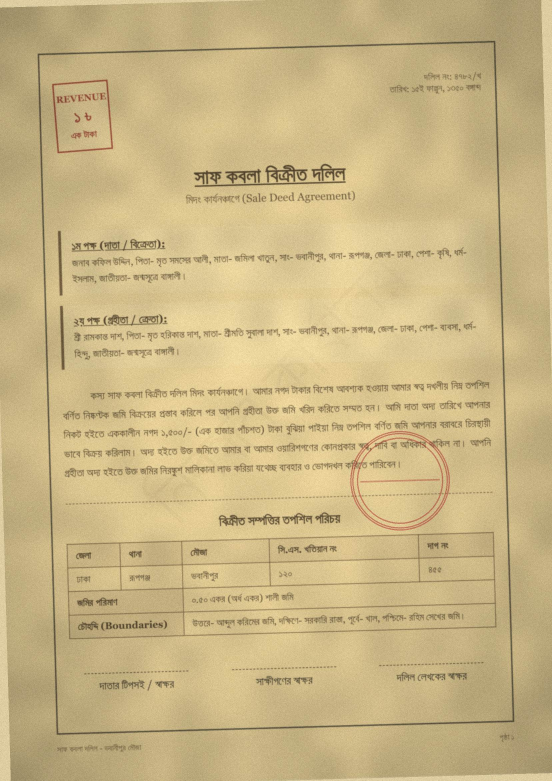
#> input picture database/sample_data/historical/Historical_Land_Deed_scan.jpg, 1656 x 2342 px (shown at 1/3 size); its folder holds only this picture in this run
$ python -i historical.py   (imports and definitions only)
#> lines starting #> are read from the running program, lines starting #| are printed output that depends on the picture; after the words box and inside, x2 and y2 are one past the last pixel; in counts of white or black regions, pixels touching at a corner belong together
### ai/preprocessing/ops.py
"""Pure image operations on numpy arrays (OpenCV). No I/O, no globals.

Angle convention: positive = counter-clockwise (same as PIL `Image.rotate` and
`cv2.getRotationMatrix2D`). `estimate_skew` returns the angle the content is rotated by;
`deskew` rotates by the opposite angle to undo it.
"""
from __future__ import annotations

import cv2
import numpy as np

MAX_SKEW_DEG = 10.0
_BG_FALLBACK = 255


def to_gray(img: np.ndarray) -> np.ndarray:
    if img.ndim == 2:
        return img.copy()
    if img.shape[2] == 4:
        return cv2.cvtColor(img, cv2.COLOR_BGRA2GRAY)
    return cv2.cvtColor(img, cv2.COLOR_BGR2GRAY)


# [4 lines left out: function denoise, not called in this run]


def clahe(gray: np.ndarray, clip_limit: float = 2.0, tile: int = 8) -> np.ndarray:
    return cv2.createCLAHE(clipLimit=clip_limit, tileGridSize=(tile, tile)).apply(gray)


def _ink(gray: np.ndarray) -> np.ndarray:
    """Binary mask, 1 where there is dark content (Otsu)."""
    _, bw = cv2.threshold(gray, 0, 1, cv2.THRESH_BINARY_INV | cv2.THRESH_OTSU)
    return bw


def _rotate(
    img: np.ndarray, angle: float, fill: int | tuple, interp: int = cv2.INTER_LINEAR
) -> np.ndarray:
    h, w = img.shape[:2]
    m = cv2.getRotationMatrix2D((w / 2.0, h / 2.0), angle, 1.0)
    return cv2.warpAffine(
        img, m, (w, h), flags=interp, borderMode=cv2.BORDER_CONSTANT, borderValue=fill
    )


def _score(ink: np.ndarray, trial: float) -> float:
    rows = _rotate(ink.astype(np.float32), trial, 0).sum(axis=1)
    return float(np.var(rows))


def estimate_skew(gray: np.ndarray, max_angle: float = MAX_SKEW_DEG) -> float:
    """Skew in degrees (CCW positive) via projection-profile search; 0.0 for blank pages."""
    scale = 800.0 / max(gray.shape[:2])
    small = gray
    if scale < 1:
        small = cv2.resize(gray, None, fx=scale, fy=scale, interpolation=cv2.INTER_AREA)
    ink = _ink(small)
    if ink.sum() < 20:
        return 0.0
    best_t, best_s = 0.0, -1.0
    for step, span, centre in ((1.0, max_angle, 0.0), (0.1, 1.0, None)):
        c = best_t if centre is None else centre
        t = c - span
        while t <= c + span + 1e-9:
            s = _score(ink, t)
            if s > best_s:
                best_t, best_s = t, s
            t += step
    return round(-best_t, 2)  # corrective trial angle is the opposite of the skew


def background_level(gray: np.ndarray) -> int:
    """Border fill value = median of the image border (white-ish paper)."""
    edge = np.concatenate([gray[0], gray[-1], gray[:, 0], gray[:, -1]])
    return int(np.median(edge)) if edge.size else _BG_FALLBACK


def deskew(img: np.ndarray, angle: float | None = None) -> tuple[np.ndarray, float]:
    """Return (corrected image, skew angle that was removed). Angles under 0.05 deg are ignored."""
    gray = to_gray(img)
    a = estimate_skew(gray) if angle is None else angle
    if abs(a) < 0.05:
        return img, 0.0
    fill = background_level(gray)
    return _rotate(img, -a, fill if img.ndim == 2 else (fill,) * img.shape[2], cv2.INTER_CUBIC), a


# [14 lines left out: function autocrop, not called in this run]

### ai/preprocessing/historical.py
"""Historical-scan clean-up (H2), used by Tesseract's `profile="historical"`.

Old deeds arrive as yellowed or brown paper with blotches, faded ink, red registry seals and
revenue stamps over the text, a faint diagonal watermark, some skew, and (phone photos) a page
that is not square to the camera. Steps, all on numpy arrays:

1. photo only: perspective correction when a page outline (4-corner contour, >= 40 % of the
   image) is found and is not already the whole frame
2. red / magenta ink (seals, stamps) is removed by colour: strongly red pixels become paper in
   the luminance image
3. background flattening: page / blurred background, so yellowing, blotches and shadows become
   white paper
4. watermark suppression: after flattening, anything lighter than WHITE_POINT is paper
5. deskew (`ops.deskew`)

Measured on the H0 scans (gold values found verbatim in the OCR text), each step left out in
turn: a 3x3 median blur and upscaling to 2000 px both made results worse (hd05 typed: 29 -> 8
and -> 21 of 40), and the red channel as grayscale lost contrast on yellow paper (hd05 scan
3 of 40 without flattening), so none of them is used.
"""
from __future__ import annotations

import cv2
import numpy as np

from ai.preprocessing import ops

WHITE_POINT = 215  # after flattening, lighter pixels are paper (faint watermark, paper grain)
BG_KERNEL_FRAC = 0.03  # background blur kernel = 3 % of the page width
RED_SAT, RED_VAL = 70, 60  # HSV saturation / value above which a red hue is stamp ink
PAGE_MIN_AREA = 0.4  # a page outline must cover 40 % of the photo


# [40 lines left out: functions _order, page_quad, unwarp, not called in this run]


def red_mask(rgb: np.ndarray) -> np.ndarray:
    """uint8 mask, 255 on red / magenta ink (registry seals, stamps)."""
    hsv = cv2.cvtColor(rgb, cv2.COLOR_RGB2HSV)
#> hsv: shape (2342, 1656, 3); mean H, S, V 21.4, 87.8, 201.8
    hue, sat, val = hsv[..., 0], hsv[..., 1], hsv[..., 2]
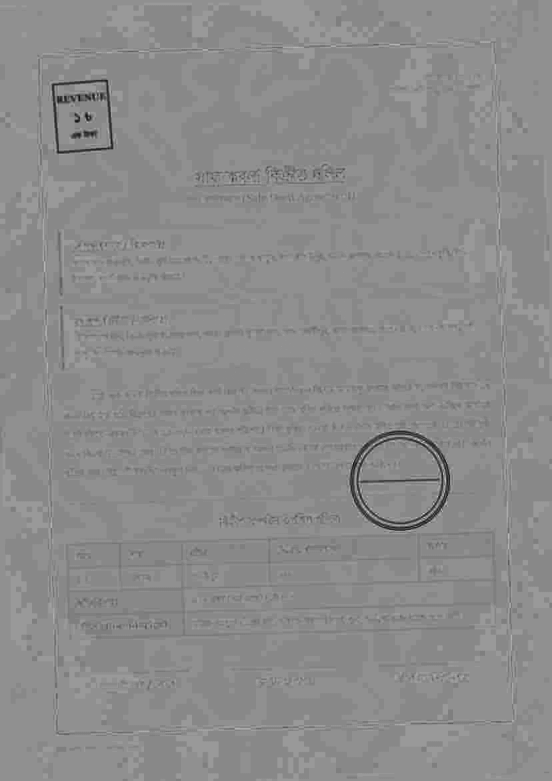
#> hue: shape (2342, 1656) (shown at 1/3 size); min 5, max 35, mean 21.4; drawn with min black and max white
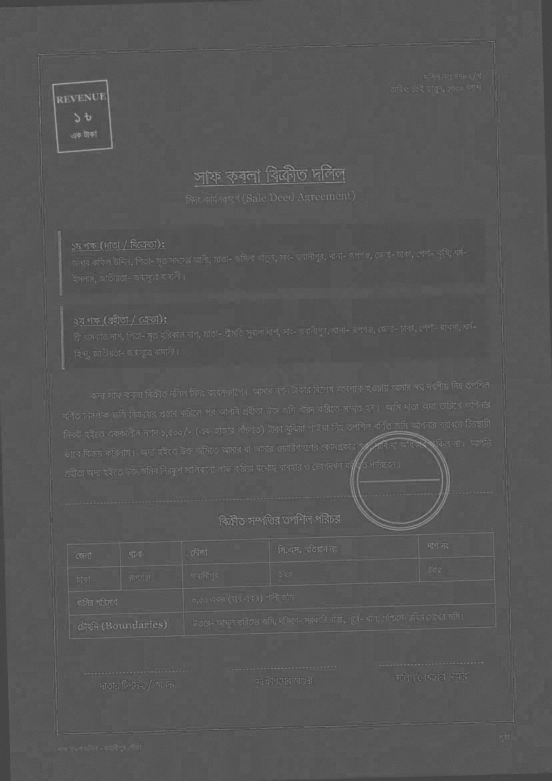
#> sat: shape (2342, 1656) (shown at 1/3 size); min 51, max 221, mean 87.8
    red = ((hue <= 10) | (hue >= 160)) & (sat >= RED_SAT) & (val >= RED_VAL)
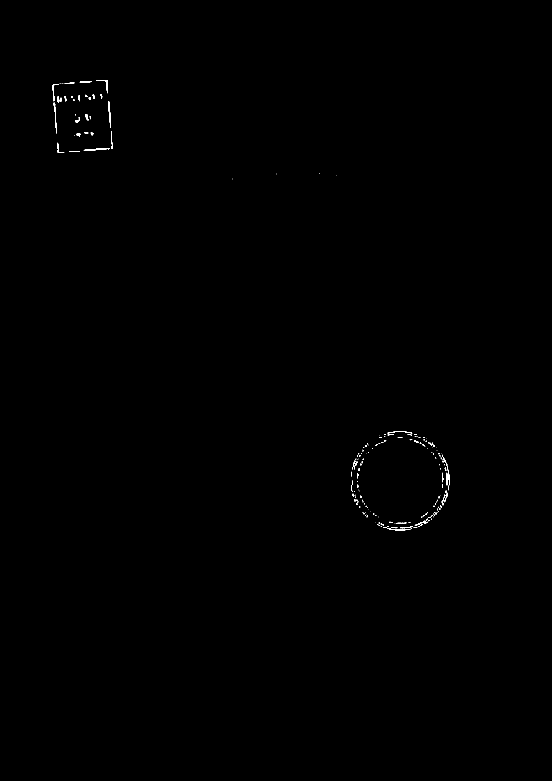
#> red: shape (2342, 1656) bool (shown at 1/3 size); 0.13% white; 201 white regions (139 under 20 px), largest, box (x1, y1, x2, y2) and area: (161, 308, 171, 400) 252, (251, 444, 329, 451) 233, (325, 304, 332, 384) 207
    return np.where(red, 255, 0).astype(np.uint8)


def drop_red(rgb: np.ndarray) -> np.ndarray:
    """Luminance with red ink removed: red-mask pixels set to paper level."""
    gray = cv2.cvtColor(rgb, cv2.COLOR_RGB2GRAY)
    mask = cv2.dilate(red_mask(rgb), np.ones((3, 3), np.uint8))
#> mask: shape (2342, 1656); 0.29% white; 108 white regions (22 under 20 px), largest, box (x1, y1, x2, y2) and area: (1148, 1535, 1313, 1592) 1282, (1321, 1360, 1350, 1472) 768, (1161, 1293, 1238, 1307) 473
    if mask.any():
        gray[mask > 0] = int(np.percentile(gray, 90))
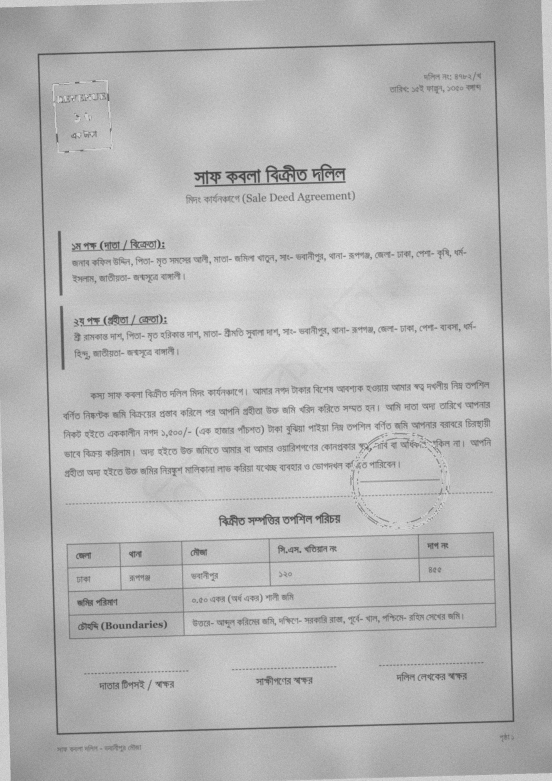
#> gray: shape (2342, 1656) (shown at 1/3 size); min 40, max 244, mean 182.4
    return gray


def flatten(gray: np.ndarray) -> np.ndarray:
    """Divide by the blurred background: uneven, tinted paper becomes white."""
    k = max(15, round(gray.shape[1] * BG_KERNEL_FRAC)) | 1
    bg = cv2.morphologyEx(gray, cv2.MORPH_CLOSE, cv2.getStructuringElement(cv2.MORPH_RECT, (k, k)))
    bg = cv2.GaussianBlur(bg, (k, k), 0)
    out = gray.astype(np.float32) / np.maximum(bg.astype(np.float32), 1.0) * 255.0
    return np.clip(out, 0, 255).astype(np.uint8)
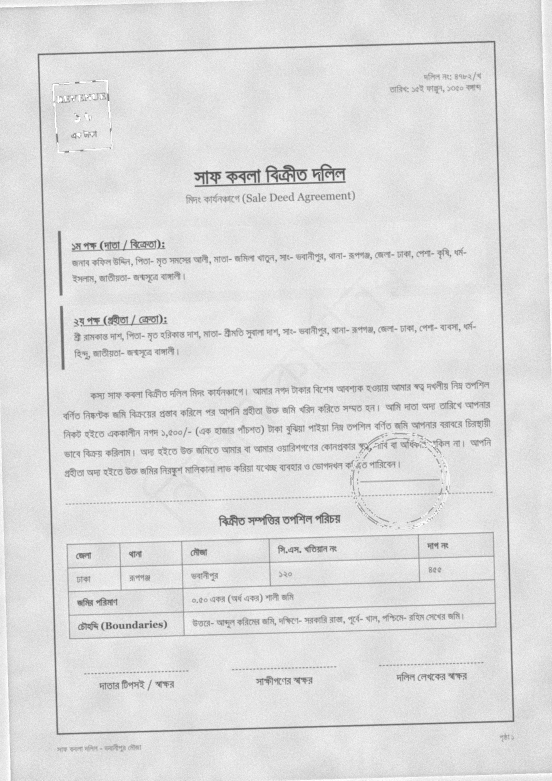
#> returned value: shape (2342, 1656) (shown at 1/3 size); min 47, max 255, mean 221.8


def whiten(gray: np.ndarray, white: int = WHITE_POINT) -> np.ndarray:
    """Levels: WHITE_POINT and lighter -> 255, the rest stretched (faint watermark disappears)."""
#> called with white = 215
    lut = np.clip(np.arange(256, dtype=np.float32) * 255.0 / white, 0, 255).astype(np.uint8)
#> lut = 256 values from 0 to 255
    return cv2.LUT(gray, lut)


def prepare(img: np.ndarray, photo: bool = False) -> np.ndarray:
    """RGB (or grayscale) page -> cleaned grayscale page for OCR."""
    if img.ndim == 2:
        gray = img
    else:
        rgb = img[..., :3]
        if photo:
            quad = page_quad(rgb)
            if quad is not None:
                rgb = unwarp(rgb, quad)
        gray = drop_red(rgb)
    gray, _ = ops.deskew(whiten(flatten(gray)))
#> in _ink, `_, bw = cv2.threshold(gray, 0, 1, cv2.THRESH_BINARY_INV | cv2.THRESH_O..`:
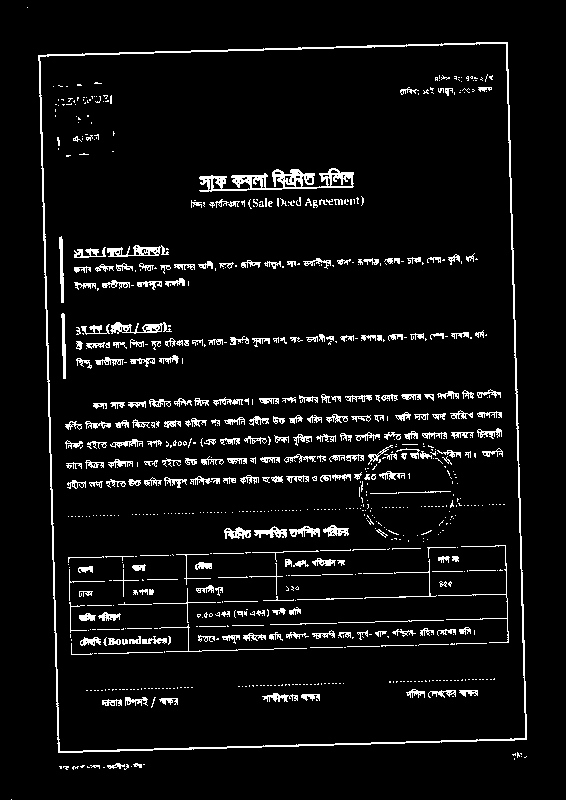
#> bw: shape (800, 566); values 0 (black) and 1 (white), 5.8% white in thin lines or dots
#> the loop in estimate_skew, `for step, span, centre in ((1.0, max_angle, 0.0), (0.1, 1.0, None)):` made 2 passes
#> after the loop in estimate_skew, `for step, span, centre in ((1.0, max_angle, 0.0), (0.1, 1.0, None)):`: best_s = 3895.3; best_t = -1.6
#> in deskew, `a = estimate_skew(gray) if angle is None else angle`: a = 1.6
#> in background_level, `edge = np.concatenate([gray[0], gray[-1], gray[:, 0], gray[:, -1]])`: edge = 7996 values, max 255 at index 0, min 188 at index 3336, mean 253.8
#> in deskew, `fill = background_level(gray)`: fill = 255
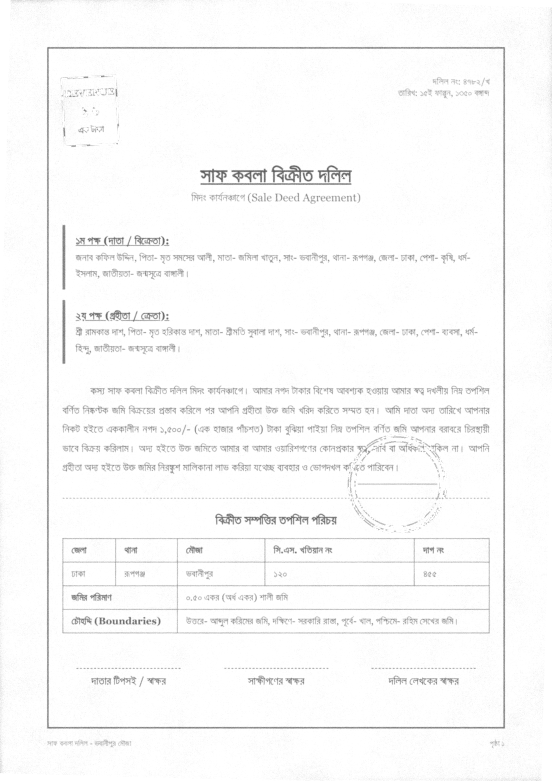
#> gray: shape (2342, 1656) (shown at 1/3 size); min 63, max 255, mean 249.5
    return gray

>>> import cv2
>>> picture = cv2.cvtColor(cv2.imread('../../database/sample_data/historical/Historical_Land_Deed_scan.jpg'), cv2.COLOR_BGR2RGB)
>>> result = prepare(picture)

$ run again, on database/sample_data/historical/hd03_sale_rupee_1962_scan.jpg
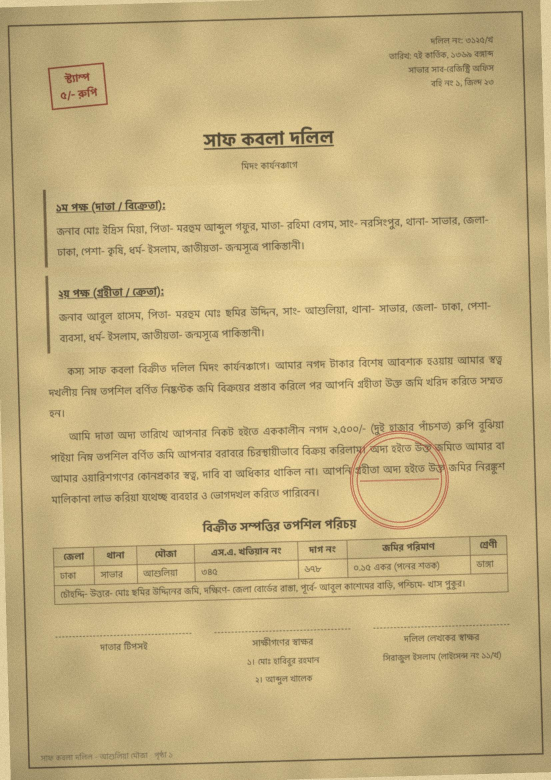
#> input picture database/sample_data/historical/hd03_sale_rupee_1962_scan.jpg, 1653 x 2339 px (shown at 1/3 size)
#> hsv: shape (2339, 1653, 3); mean H, S, V 21.4, 87.1, 198.4
#> in red_mask, `red = ((hue <= 10) | (hue >= 160)) & (sat >= RED_SAT) & (val >= RED_VAL)`:
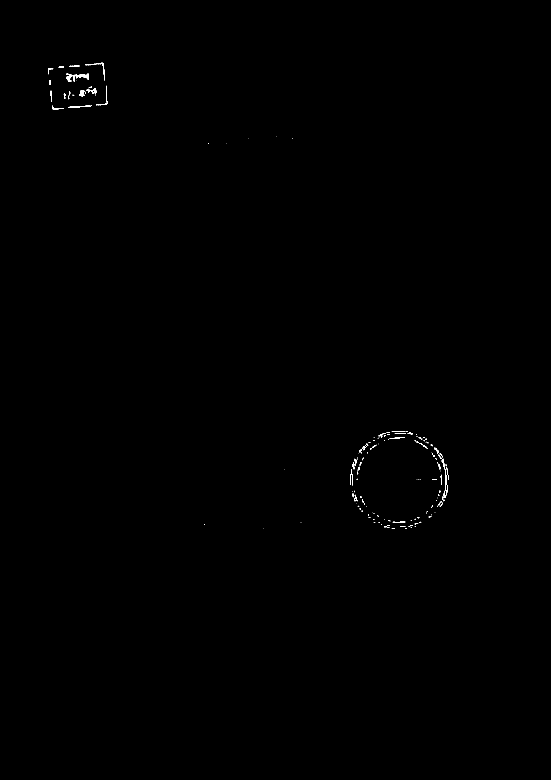
#> red: shape (2339, 1653) bool (shown at 1/3 size); 0.13% white; 174 white regions (120 under 20 px), largest, box (x1, y1, x2, y2) and area: (198, 221, 234, 246) 385, (256, 188, 315, 242) 303, (1325, 1376, 1339, 1472) 243
#> mask: shape (2339, 1653); 0.28% white; 107 white regions (26 under 20 px), largest, box (x1, y1, x2, y2) and area: (197, 220, 268, 247) 994, (1324, 1375, 1346, 1501) 970, (255, 187, 316, 243) 563
#> lut = 256 values from 0 to 255
#> bw: shape (800, 565); values 0 (black) and 1 (white), 7% white in thin lines or dots
#> the loop in estimate_skew, `for step, span, centre in ((1.0, max_angle, 0.0), (0.1, 1.0, None)):` made 2 passes
#> after the loop in estimate_skew, `for step, span, centre in ((1.0, max_angle, 0.0), (0.1, 1.0, None)):`: best_s = 4713.9; best_t = -1.6
#> a = 1.6
#> edge = 7984 values, max 255 at index 0, min 204 at index 3333, mean 253.8
#> fill = 255
#> in prepare, `gray, _ = ops.deskew(whiten(flatten(gray)))`:
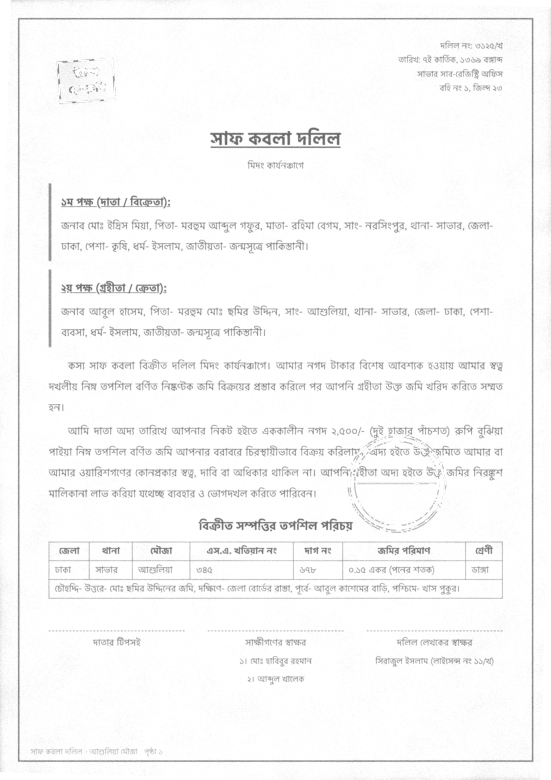
#> gray: shape (2339, 1653) (shown at 1/3 size); min 67, max 255, mean 248.1

$ run again, on database/sample_data/historical/hd05_archaic_units_1931_scan.jpg
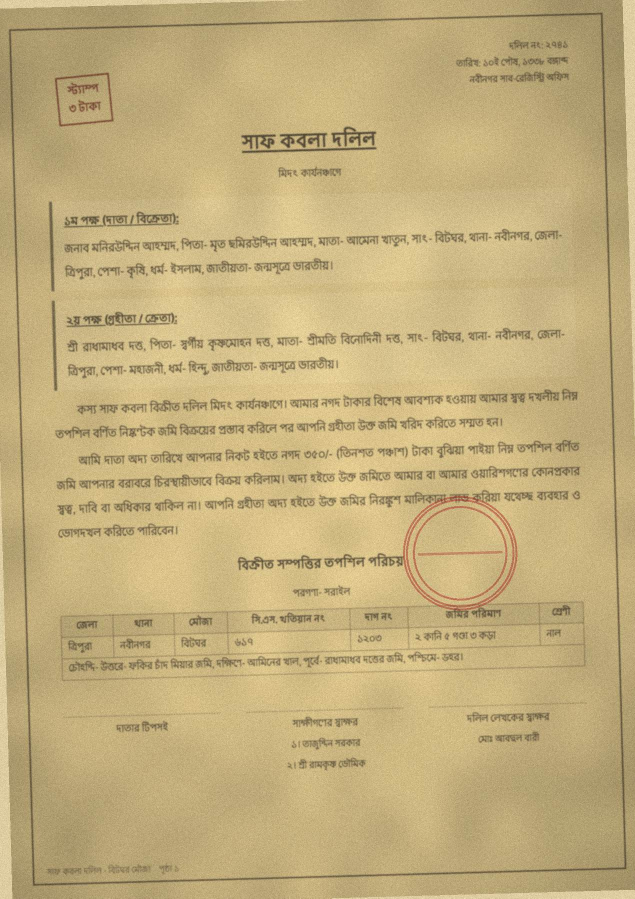
#> input picture database/sample_data/historical/hd05_archaic_units_1931_scan.jpg, 1270 x 1797 px (shown at 1/2 size)
#> hsv: shape (1797, 1270, 3); mean H, S, V 21.4, 92.8, 194.5
#> in red_mask, `red = ((hue <= 10) | (hue >= 160)) & (sat >= RED_SAT) & (val >= RED_VAL)`:
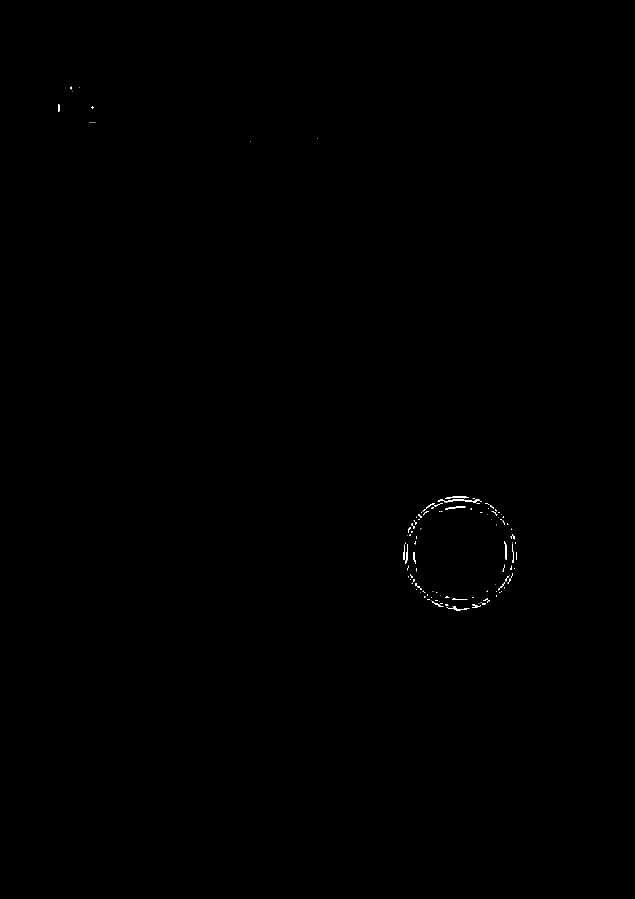
#> red: shape (1797, 1270) bool (shown at 1/2 size); 0.1% white in thin lines or dots, all inside (x1, y1, x2, y2) = (116, 173, 1034, 1221)
#> mask: shape (1797, 1270); 0.24% white; 64 white regions (23 under 20 px), largest, box (x1, y1, x2, y2) and area: (831, 991, 965, 1041) 1270, (991, 1145, 1027, 1187) 344, (805, 1084, 817, 1129) 311
#> lut = 256 values from 0 to 255
#> bw: shape (800, 565); values 0 (black) and 1 (white), 7.1% white in thin lines or dots
#> the loop in estimate_skew, `for step, span, centre in ((1.0, max_angle, 0.0), (0.1, 1.0, None)):` made 2 passes
#> after the loop in estimate_skew, `for step, span, centre in ((1.0, max_angle, 0.0), (0.1, 1.0, None)):`: best_s = 5181.4; best_t = -1.6
#> a = 1.6
#> edge = 6134 values, max 255 at index 0, min 209 at index 6115, mean 253.8
#> fill = 255
#> in prepare, `gray, _ = ops.deskew(whiten(flatten(gray)))`:
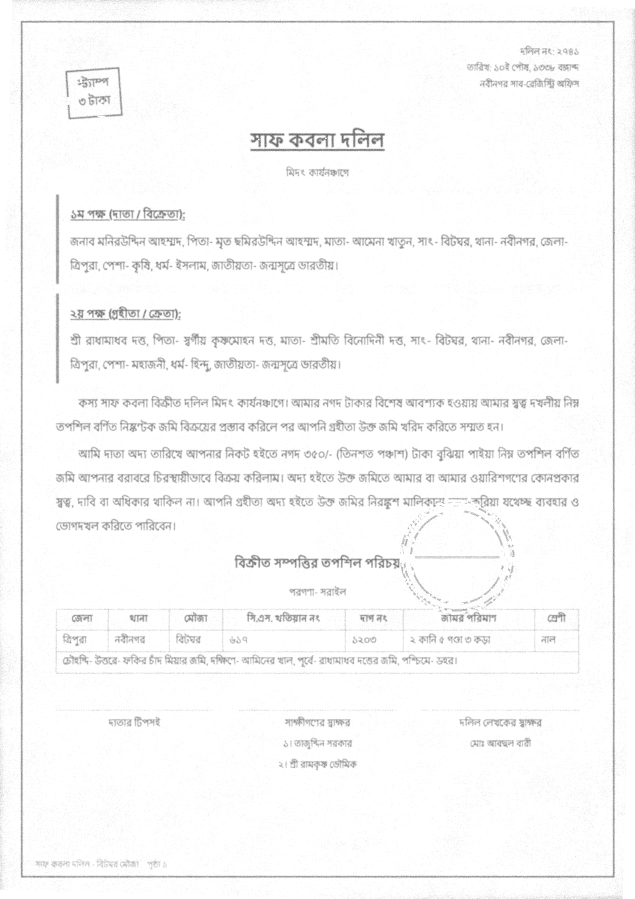
#> gray: shape (1797, 1270) (shown at 1/2 size); min 72, max 255, mean 248.8
